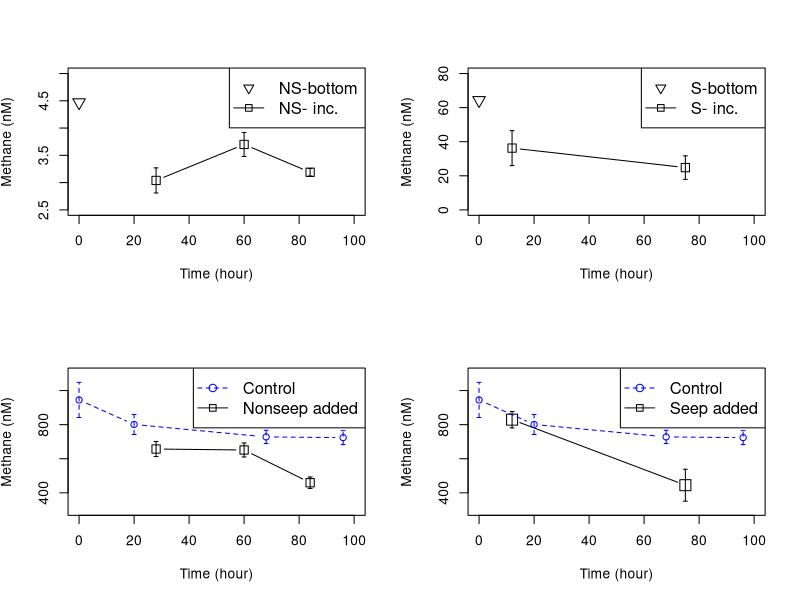
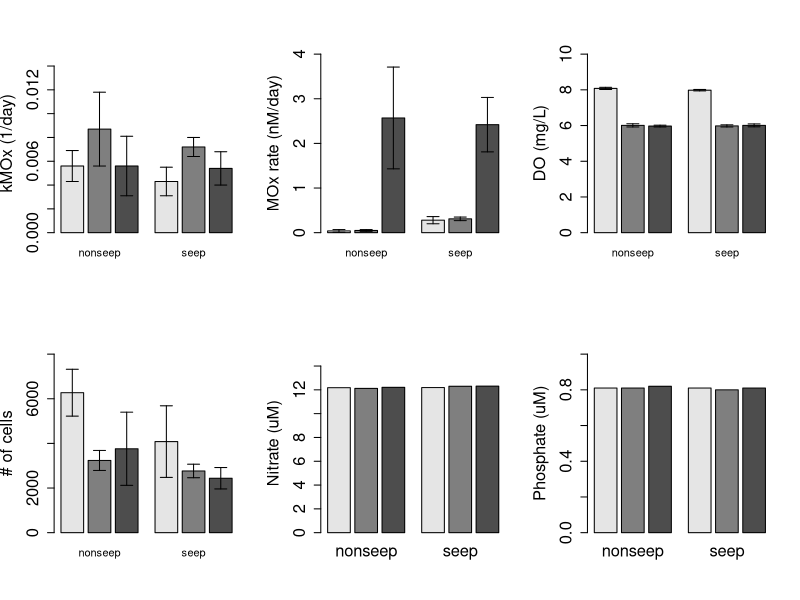
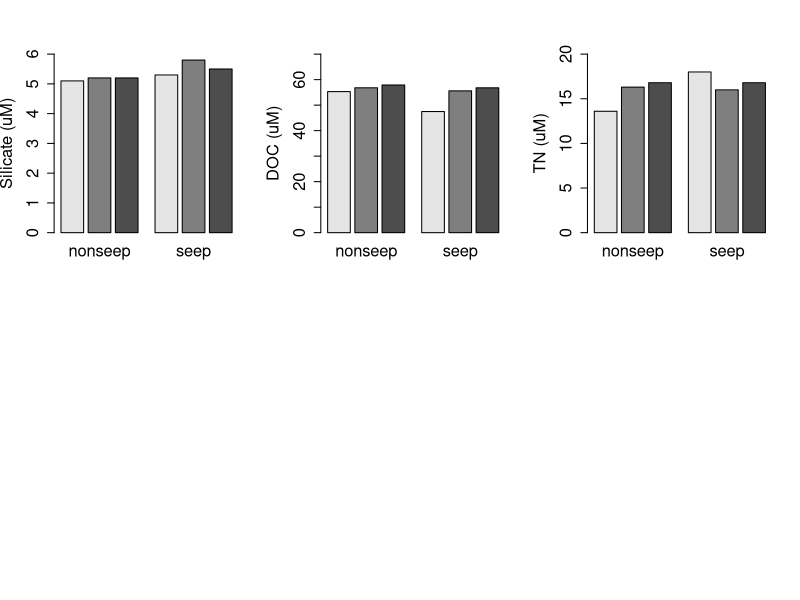

R code for these plots, in order:
methane<-read.csv("methane.csv")
data_inc<-read.csv("nutrient.csv")

s205<- methane[methane$sample==205,]
ns<- methane[methane$sample=="NS",]
nsa<- methane[methane$sample=="NSA",]
s211<- methane[methane$sample==211,]
s<- methane[methane$sample=="S",]
sa<- methane[methane$sample=="SA",]
csw<- methane[methane$sample=="CT",]


par(mfrow=c(2,2))

plot(ns$time,ns$methane,type = "b",cex=1.5,pch=22,
     xlim = c(0,100), ylim=c(2.5,5),
     xlab="Time (hour)",ylab=expression("Methane (nM)"))
points(s205$time,s205$methane,cex=1.5,pch=25)
arrows(ns$time,ns$methane-ns$msd,ns$time,
       ns$methane+ns$msd, 
       length = 0.02,angle=90, code=3)
legend("topright", legend = c("NS-bottom", "NS- inc."), pch=c(25,22), 
       lty=c(NA,1),cex = 1.2)


plot(s$time,s$methane,type = "b",cex=1.5,pch=22,
     xlim = c(0,100), ylim=c(0,80),
     xlab="Time (hour)",ylab=expression("Methane (nM)"))
points(s211$time,s211$methane,cex=1.5,pch=25)
arrows(s$time,s$methane-s$msd,s$time,
       s$methane+s$msd,length = 0.02,angle=90, code=3)
legend("topright", legend = c("S-bottom", "S- inc."), pch=c(25,22), 
       lty=c(NA,1),cex = 1.2)

plot(nsa$time,nsa$methane,type = "b",cex=1.5,pch=22,
     xlim = c(0,100), ylim=c(300,1100),
     xlab="Time (hour)",ylab=expression("Methane (nM)"))
arrows(nsa$time,nsa$methane-nsa$msd,nsa$time,
       nsa$methane+nsa$msd, 
       length = 0.02,angle=90, code=3)
points(csw$time,csw$methane,type = "b",lty=2, col="blue")
arrows(csw$time,csw$methane-csw$msd,csw$time,lty=2,
       csw$methane+csw$msd, col="blue",
       length = 0.02,angle=90, code=3)
legend("topright", legend = c("Control", "Nonseep added"), pch=c(21,22),
       lty=c(2,1),col=c("blue","black"),cex = 1.2)

plot(sa$time,sa$methane,type = "b",pch=22,
     xlim = c(0,100), ylim=c(300,1100),cex=2,
     xlab="Time (hour)",ylab=expression("Methane (nM)"))
arrows(sa$time,sa$methane-sa$msd,sa$time,
       sa$methane+sa$msd, 
       length = 0.02,angle=90, code=3)
points(csw$time,csw$methane,type = "b",lty=2, col="blue")
arrows(csw$time,csw$methane-csw$msd,csw$time,lty=2,
       csw$methane+csw$msd, col="blue",
       length = 0.02,angle=90, code=3)
legend("topright", legend = c("Control", "Seep added"), pch=c(21,22),
       lty=c(2,1),col=c("blue","black"),cex = 1.2)






data_inc$seep<-c(rep("nonseep",3),rep("seep",3))
data_inc$sample<-c( rep(c("t0","tf","tf_a"),2))
dos<-tapply(data_inc$do, list(data_inc$sample, data_inc$seep),mean)
flow<-tapply(data_inc$flow, list(data_inc$sample, data_inc$seep),mean)
kmox<-tapply(data_inc$kmox, list(data_inc$sample, data_inc$seep),mean)
mox<-tapply(data_inc$mox, list(data_inc$sample, data_inc$seep),mean)
no3<-tapply(data_inc$no3, list(data_inc$sample, data_inc$seep),mean)
po4<-tapply(data_inc$po4, list(data_inc$sample, data_inc$seep),mean)
sio4<-tapply(data_inc$sio4, list(data_inc$sample, data_inc$seep),mean)
doc<-tapply(data_inc$doc, list(data_inc$sample, data_inc$seep),mean)
tn<-tapply(data_inc$tn, list(data_inc$sample, data_inc$seep),mean)


par(mfrow=c(2,3))

bp<-barplot(kmox, ylim = c(0,0.015),beside = T,
            col =c("grey90","grey50","grey30"),space= c(0.2,0.75),
            ylab = "kMOx (1/day)",cex.lab = 1.5, cex.axis = 1.5)
#text(bp,0, round(kmox, 3),pos = 1) 
arrows(bp,data_inc$kmox-data_inc$kmoxsd,bp,data_inc$kmox+data_inc$kmoxsd,
       length = 0.06,angle=90, code=3)

bp<-barplot(mox, ylim = c(0,4),beside = T,space= c(0.2,0.75),
            col =c("grey90","grey50","grey30"),
            ylab = "MOx rate (nM/day)",cex.lab = 1.5, cex.axis = 1.5)
#text(bp,0, round(mox,2),pos=1) 
arrows(bp,data_inc$mox-data_inc$moxsd,bp,data_inc$mox+data_inc$moxsd,
       length = 0.06,angle=90, code=3)

bp<-barplot(dos,ylim = c(0,10), space= c(0.2,0.75), beside = T,
            col =c("grey90","grey50","grey30"), ylab = "DO (mg/L)",
            cex.lab = 1.5, cex.axis = 1.5)
#text(bp,0, round(dos, 2),pos=1) 
arrows(bp,data_inc$do-data_inc$dosd,bp,data_inc$do+data_inc$dosd,
       length = 0.06,angle=90, code=3)
#legend("topright", legend= c("initial","final","final \nmethane \nadded"), 
#       fill = c("grey90","grey50","grey30"),cex = 2)

bp<-barplot(flow, ylim = c(0,8000),beside = T,space= c(0.2,0.75),
            col =c( "grey90","grey50","grey30"),ylab = "# of cells",
            cex.lab = 1.5, cex.axis = 1.5)
#text(bp,0, round(flow, 0),pos=1,) 
arrows(bp,data_inc$flow-data_inc$flowsd,bp, data_inc$flow+data_inc$flowsd,
       length = 0.06,angle=90,code=3)

bp<-barplot(no3, ylim = c(0,15), beside = T,space= c(0.2,0.75),
            col =c("grey90","grey50","grey30"),ylab = "Nitrate (uM)",
            cex.lab = 1.5, cex.axis = 1.5, cex.names = 1.5)
#text(bp,0, round(no3, 1),pos=1)

bp<-barplot(po4,ylim = c(0,1), beside = T,space= c(0.2,0.75),
            col =c("grey90","grey50","grey30"),ylab = "Phosphate (uM)",
            cex.lab = 1.5, cex.axis = 1.5, cex.names = 1.5)
#text(bp,0, round(po4, 2),pos=1)

bp<-barplot(sio4, ylim = c(0,6), beside = T,space= c(0.2,0.75),
            col =c("grey90","grey50","grey30"),ylab = "Silicate (uM)",
            cex.lab = 1.5, cex.axis = 1.5, cex.names = 1.5)
#text(bp,0, round(sio4, 2),pos=1)

bp<-barplot(doc,ylim = c(0,70), beside = T,space= c(0.2,0.75),
            col =c("grey90","grey50","grey30"),ylab = "DOC (uM)",
            cex.lab = 1.5, cex.axis = 1.5, cex.names = 1.5)
#text(bp,0, round(doc, 1),pos=1)

bp<-barplot(tn, ylim = c(0,20), beside = T,space= c(0.2,0.75),
            col =c("grey90","grey50","grey30"),ylab = "TN (uM)",
            cex.lab = 1.5, cex.axis = 1.5, cex.names = 1.5)
#text(bp,0, round(tn, 1),pos=1)
